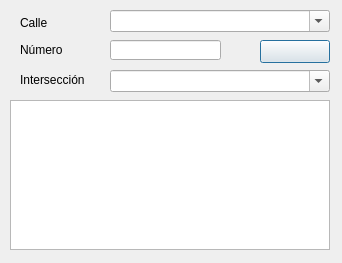
<?xml version="1.0" encoding="UTF-8"?>
<ui version="4.0">
 <class>Form</class>
 <widget class="QWidget" name="Form">
  <property name="windowModality">
   <enum>Qt::WindowModal</enum>
  </property>
  <property name="geometry">
   <rect>
    <x>0</x>
    <y>0</y>
    <width>342</width>
    <height>263</height>
   </rect>
  </property>
  <property name="windowTitle">
   <string>Buscar Dirección </string>
  </property>
  <widget class="QComboBox" name="cmbCalle">
   <property name="geometry">
    <rect>
     <x>110</x>
     <y>10</y>
     <width>220</width>
     <height>22</height>
    </rect>
   </property>
   <property name="editable">
    <bool>true</bool>
   </property>
  </widget>
  <widget class="QLineEdit" name="txtNumero">
   <property name="geometry">
    <rect>
     <x>110</x>
     <y>40</y>
     <width>111</width>
     <height>20</height>
    </rect>
   </property>
  </widget>
  <widget class="QLabel" name="label">
   <property name="geometry">
    <rect>
     <x>20</x>
     <y>13</y>
     <width>90</width>
     <height>20</height>
    </rect>
   </property>
   <property name="text">
    <string>Calle</string>
   </property>
  </widget>
  <widget class="QPushButton" name="cmdBuscar">
   <property name="geometry">
    <rect>
     <x>260</x>
     <y>40</y>
     <width>70</width>
     <height>23</height>
    </rect>
   </property>
   <property name="text">
    <string/>
   </property>
   <property name="icon">
    <iconset>
     <normaloff>icons/img_buscar.png</normaloff>icons/img_buscar.png</iconset>
   </property>
   <property name="shortcut">
    <string>Return</string>
   </property>
   <property name="default">
    <bool>true</bool>
   </property>
  </widget>
  <widget class="QComboBox" name="cmbInterseccion">
   <property name="geometry">
    <rect>
     <x>110</x>
     <y>70</y>
     <width>220</width>
     <height>22</height>
    </rect>
   </property>
   <property name="editable">
    <bool>true</bool>
   </property>
  </widget>
  <widget class="QLabel" name="label_2">
   <property name="geometry">
    <rect>
     <x>20</x>
     <y>40</y>
     <width>90</width>
     <height>20</height>
    </rect>
   </property>
   <property name="text">
    <string>Número</string>
   </property>
  </widget>
  <widget class="QLabel" name="label_3">
   <property name="geometry">
    <rect>
     <x>20</x>
     <y>70</y>
     <width>90</width>
     <height>20</height>
    </rect>
   </property>
   <property name="text">
    <string>Intersección </string>
   </property>
  </widget>
  <widget class="QTableWidget" name="tblResultado">
   <property name="geometry">
    <rect>
     <x>10</x>
     <y>100</y>
     <width>320</width>
     <height>150</height>
    </rect>
   </property>
   <property name="alternatingRowColors">
    <bool>true</bool>
   </property>
   <property name="selectionMode">
    <enum>QAbstractItemView::SingleSelection</enum>
   </property>
   <property name="selectionBehavior">
    <enum>QAbstractItemView::SelectRows</enum>
   </property>
   <property name="sortingEnabled">
    <bool>true</bool>
   </property>
  </widget>
 </widget>
 <resources/>
 <connections/>
</ui>
